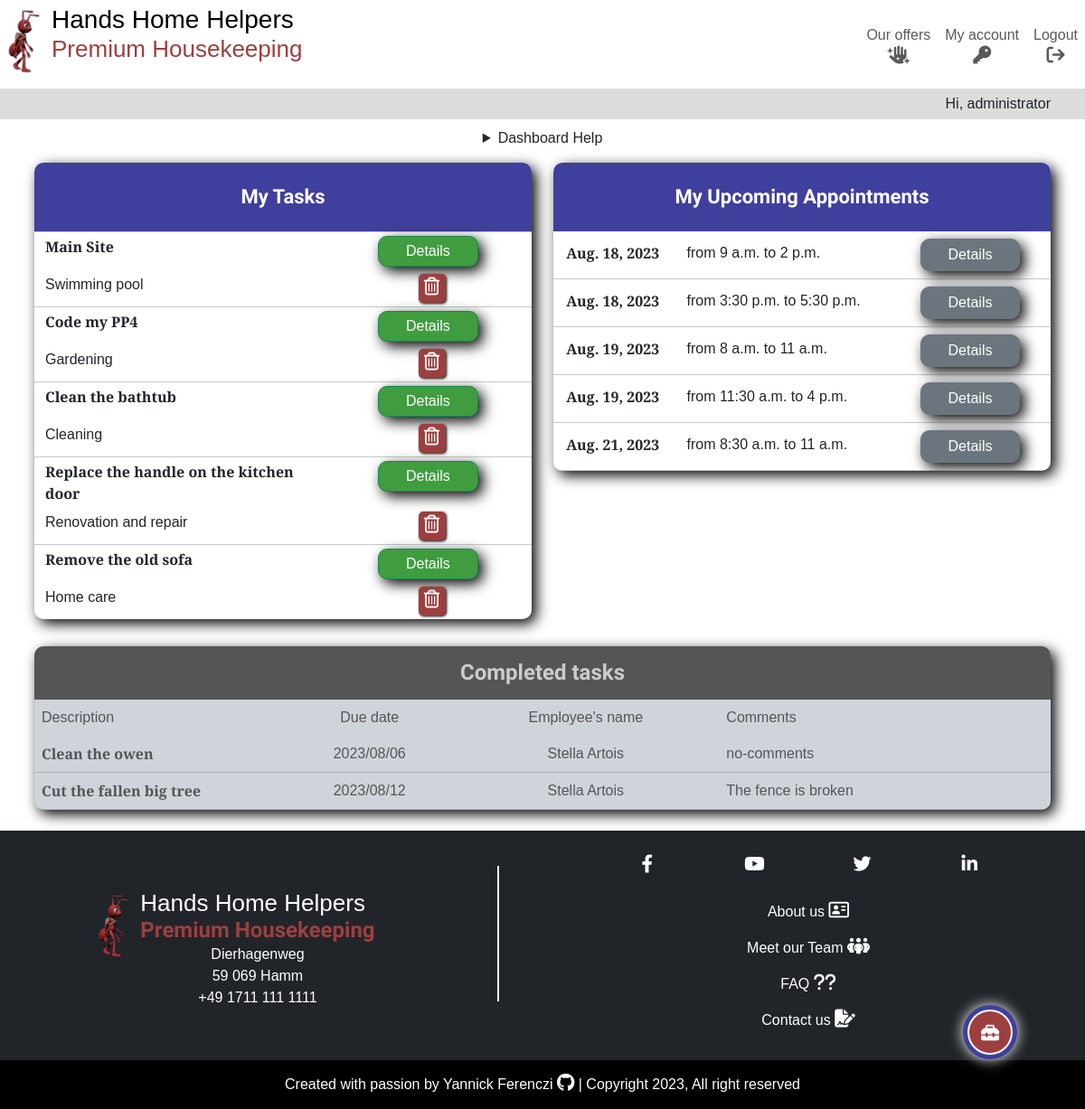
Before: /dashboard/ (signed in) with the older database file.
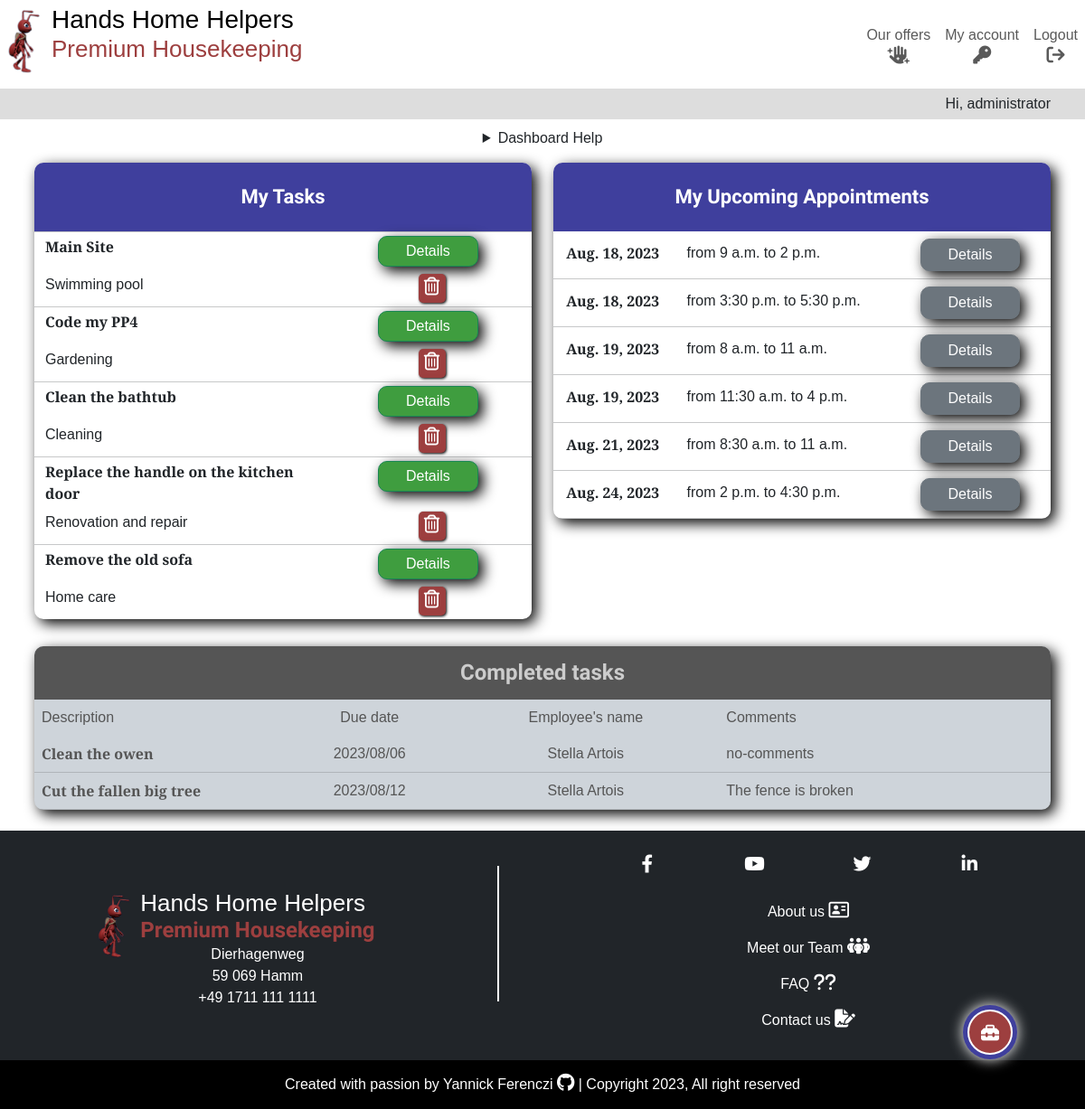
After: the same page with the newer database file.
### tasks/models.py (models this page shows, shortened)
class Task(models.Model):
    CATEGORIES = [
        ("Gardening", "Gardening"),
        ("Cleaning", "Cleaning"),
        ("Garden patch", "Garden patch"),
        ("Swimming pool", "Swimming pool"),
        ("Renovation and repair", "Renovation and repair"),
        ("Home care", "Home care"),
    ]
    name = models.CharField(max_length=250, verbose_name="Description")
    done = models.BooleanField(default=False)
    owner = models.ForeignKey(
        User,
        on_delete=models.CASCADE,
        related_name="task_owner",
    )
    created_on = models.DateField(auto_now_add=True)
    category = models.CharField(
        max_length=50,
        choices=CATEGORIES,
        default="Cleaning",
    )
    employee = models.ForeignKey(
        Employee,
        on_delete=models.PROTECT,
        related_name="employees",
        blank=True,
        null=True,
    )
    comment = models.CharField(max_length=250, blank=True, null=True)
    due_date = models.DateField(
        null=True,
        blank=True,
    )
    class Meta:
        ordering = ["-created_on"]

class Employee(models.Model):
    first_name = models.CharField(max_length=250)
    last_name = models.CharField(max_length=250)
    active = models.BooleanField(default=True)
    @property
    def full_name(self):
        return f"{self.first_name} {self.last_name}"

### appointments/models.py (models this page shows, shortened)
class Appointment(models.Model):
    POSSIBLE_TIME = [
        (time.fromisoformat("07:00"), "7:00"),
        (time.fromisoformat("07:30"), "7:30"),
        (time.fromisoformat("08:00"), "8:00"),
        (time.fromisoformat("08:30"), "8:30"),
        (time.fromisoformat("09:00"), "9:00"),
        (time.fromisoformat("09:30"), "9:30"),
        (time.fromisoformat("10:00"), "10:00"),
        (time.fromisoformat("10:30"), "10:30"),
        (time.fromisoformat("11:00"), "11:00"),
        (time.fromisoformat("11:30"), "11:30"),
        (time.fromisoformat("12:00"), "12:00"),
        (time.fromisoformat("12:30"), "12:30"),
        (time.fromisoformat("13:00"), "13:00"),
        (time.fromisoformat("13:30"), "13:30"),
        (time.fromisoformat("14:00"), "14:00"),
        (time.fromisoformat("14:30"), "14:30"),
        (time.fromisoformat("15:00"), "15:00"),
        (time.fromisoformat("15:30"), "15:30"),
        (time.fromisoformat("16:00"), "16:00"),
        (time.fromisoformat("16:30"), "16:30"),
        (time.fromisoformat("17:00"), "17:00"),
        (time.fromisoformat("17:30"), "17:30"),
        (time.fromisoformat("18:00"), "18:00"),
        (time.fromisoformat("18:30"), "18:30"),
        (time.fromisoformat("19:00"), "19:00"),
    ]
    appointment_owner = models.ForeignKey(
        User,
        on_delete=models.CASCADE,
        related_name="appointment_owner",
    )
    appointment_day = models.DateField(verbose_name="Day of appointment")
    appointment_start_time = models.TimeField(
        choices=POSSIBLE_TIME, verbose_name="Starting time")
    appointment_end_time = models.TimeField(
        choices=POSSIBLE_TIME,
        verbose_name="Ending time"
    )
    appointment_tasks = models.ManyToManyField(Task)

### tasks/views.py (the view)
class TaskList(LoginRequiredMixin, generic.ListView):
    model = Task
    template_name = "tasks/dashboard.html"
    paginated_by = 50
    def get_queryset(self):
        return Task.objects.filter(owner=self.request.user)
    def get_context_data(self, *args, **kwargs):
        context = super().get_context_data(*args, **kwargs)
        appointments = Appointment.objects.filter(
            appointment_owner=self.request.user
        ).order_by("appointment_day")
        context["appointments"] = appointments
        return context

### tasks/templates/tasks/dashboard.html (shortened to what the changed rows need)
{% extends "base.html" %}
{% load static %}
{% block content %}
<div class="container-fluid container-lg p-2">
    <div class="row">
        <div class="col-12 col-md-6 order-2 order-md-1">
            <div class="dashboard-item">
                {% for task in task_list %}
                {% if not task.done %}
                <div class="row m-0">
                    <hr>
                    <div class="col-7">
                        <p class="task-title my-1">{{ task.name }}</p>
                    </div>
                    <div class="col-5 centered-content">
                        <a class="form-btn btn btn-success my-1 py-1" aria-label="See task's details" href="{% url 'task_detail' task.id %}">Details</a>
                    </div>
                    <div class="col-9 my-1">
                        <p>{{ task.category }}</p>
                    </div>
                    <div class="col-3 my-1 centered-content">
                        <div class="btn-delete centered-content">
                            <a aria-label="Delete the task" href="{% url 'delete_task' task.pk %}">
                                <p class="centered-content p-1"><i class="fa-regular fa-trash-can white-text"></i></p>
                            </a>
                        </div>
                    </div>
                </div>
                {% endif %}
                {% endfor %}
            </div>
        </div>
        <div class="col-12 col-md-6 order-1 order-md-2">
            <div class="dashboard-item">
                <div class="row">
                    <div class="col">
                    </div>
                </div>
                {% for appointment in appointments %}
                <div class="row p-2">
                    <div class="col-12 col-md-3">
                        <p class="centered-content my-1"><strong>{{appointment.appointment_day }}</strong></p>
                    </div>
                    <div class="col-12 col-md-5 dashboard-schedule">
                        <p class="my-1">from {{ appointment.appointment_start_time }} to {{ appointment.appointment_end_time }}</p>
                    </div>
                    <div class="col-12 col-md-4 centered-content">
                        <a class="form-btn btn btn-secondary m-0" aria-label="See appointment's details" href="{% url 'appointment_detail' appointment.pk %}">Details</a>
                    </div>
                </div>
                <hr>
                {% endfor %}
            </div>
        </div>
    </div>
    <div class="row">
        <div class="col">
            <div class="dashboard-item bg-dark-subtle grey-text">
                <div class="row">
                    <h3 class="grey-title">Completed tasks</h3>
                </div>
                <div class="row d-none d-md-flex">
                    <div class="col-3">
                    </div>
                    <div class="col-2">
                    </div>
                    <div class="col-3">
                    </div>
                    <div class="col-4">
                    </div>
                </div>
                {% for task in task_list %}
                {% if task.done %}
                <div class="row">
                    <div class="col-6 col-md-3">
                        <p class="grey-text task-title m-2">{{ task.name }}</p>
                    </div>
                    <div class="col-6 col-md-2">
                        <p class="centered-content my-2">{{ task.due_date|date:"Y/m/d" }}</p>
                    </div>
                    <div class="col-6 col-md-3">
                        <p class="centered-content my-2">{{ task.employee.full_name }}</p>
                    </div>
                    <div class="col-6 col-md-4">
                        <p class="my-2">{% if task.comment %}{{ task.comment }}{% else %}no-comments{% endif %}</p>
                    </div>
                </div>
                <hr>
                {% endif %}
                {% endfor %}
            </div>
        </div>
    </div>
</div>
{% endblock content %}

Changed rows visible on the page:
added Appointment: appointment_day "Aug. 24, 2023", appointment_start_time "2 p.m.", appointment_end_time "4:30 p.m."
